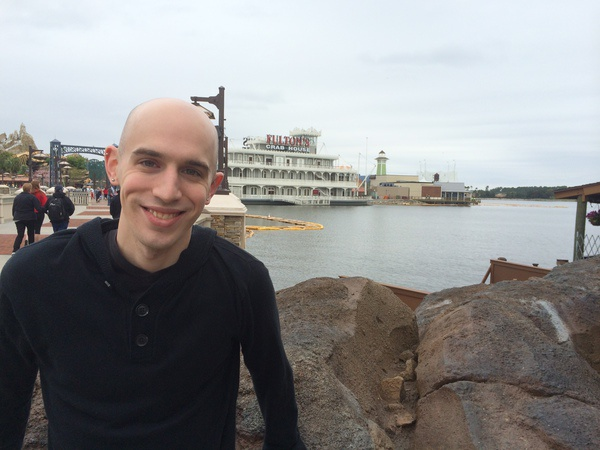
#> input picture 1_images/newimage.jpg, 600 x 450 px
$ python histogram.py --image ../../../1_images/newimage.jpg   (older library calls are emulated)
#> lines starting #> are read from the running program, lines starting #| are printed output that depends on the picture
### src/imageutils.py
import argparse
import cv2
import numpy as np
from enum import Enum
from enum import IntEnum


class Color(Enum):
    WHITE = 255, 255, 255
    GREEN = 0, 255, 0


class Axis(IntEnum):
    """Wraps `flipMode` values for `cv2.flip` function."""
    BOTH = -1
    VERTICAL = 0
    HORIZONTAL = 1


def parsed_args():
    """Parses required -i image path command-line argument."""
    ap = argparse.ArgumentParser()
    ap.add_argument("-i", "--image", required=True, help="Path to the image")
    return vars(ap.parse_args())


# [4 lines left out: function image_arg, not called in this run]


def image_with_gray_arg():
    """
    Attempts to retrieve image at `-i` command-line argument. Returns both
    the image and its grayscale version.
    :rtype: numpy.array, numpy.array
    """
    args = parsed_args()
    image = cv2.imread(args["image"])
#> image is the input picture: shape (450, 600, 3); mean B, G, R 139.9, 140.1, 141
    return image, cv2.cvtColor(image, cv2.COLOR_BGR2GRAY)


# [4 lines left out: function print_pixel, not called in this run]


def wait_and_destroy_all_windows():
    cv2.waitKey(0)
    cv2.destroyAllWindows()


# [4 lines left out: function check_opencv_version, not called in this run]


def is_cv2():
    return check_opencv_version("2.")


# [17 lines left out: functions rotated, translated, not called in this run]

### src/1_basics/histograms/histogram.py
import cv2
import matplotlib
matplotlib.use('macosx')
from matplotlib import pyplot as plt
from imageutils import image_with_gray_arg


def plot_histogram(histogram, name, y_label):
    plt.figure()
    plt.title(name)
    plt.xlabel("Bins")
    plt.ylabel(y_label)
    plt.plot(hist)
    plt.xlim([0, 256])


image, image_grayscale = image_with_gray_arg()
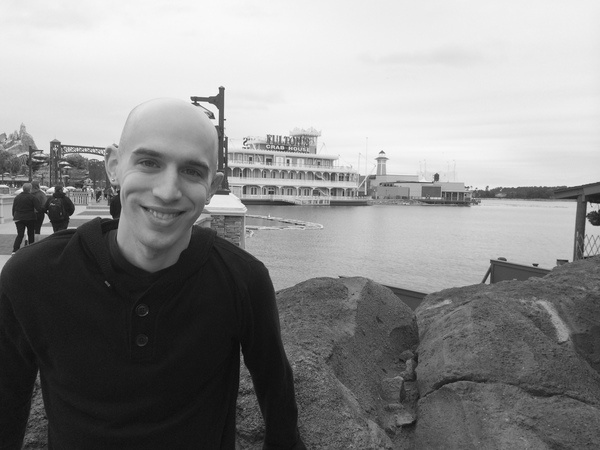
#> image_grayscale: shape (450, 600); min 9, max 253, mean 140.3
hist = cv2.calcHist([image_grayscale], [0], None, [256], [0, 256])
#> hist = 256 values, max 7134 at index 239, min 0 at index 0, mean 1054.7
cv2.imshow("Grayscale", image_grayscale)
plot_histogram(hist, "Grayscale Unnormalized Histogram", "# of pixels")
hist /= hist.sum()
#> hist = 256 values, max 0.0264 at index 239, min 0 at index 0, mean 0.00391
plot_histogram(hist, "Grayscale L1-Normalized Histogram", "% of pixels")
plt.show()
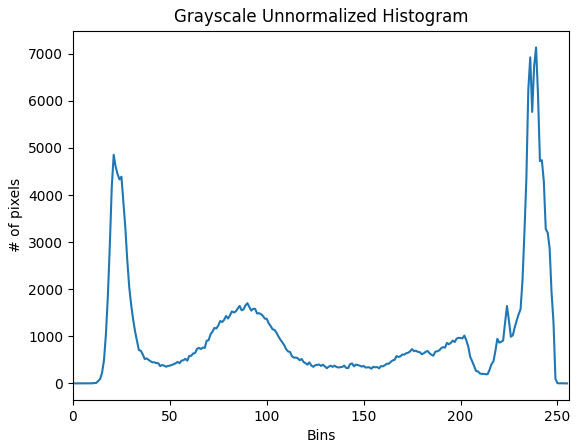
#> figure drawn by matplotlib, 1 panel; curve peaks at x = 239, y = 7134
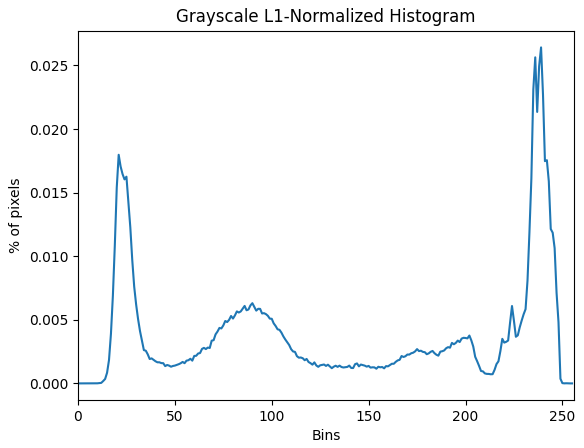
#> figure drawn by matplotlib, 1 panel; curve peaks at x = 239, y = 0.0264

$ run again, on 1_images/giraffe.png
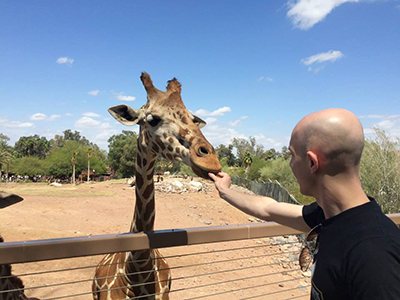
#> input picture 1_images/giraffe.png, 400 x 300 px
#> in image_with_gray_arg, image is the input picture: shape (300, 400, 3); mean B, G, R 150.5, 143.8, 139.8
#> `image, image_grayscale = image_with_gray_arg()`:
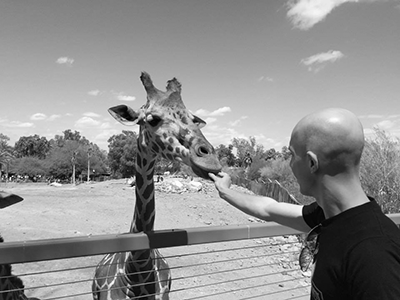
#> image_grayscale: shape (300, 400); min 0, max 255, mean 143.3
#> `hist = cv2.calcHist([image_grayscale], [0], None, [256], [0, 256])`: hist = 256 values, max 1224 at index 204, min 6 at index 255, mean 468.8
#> `hist /= hist.sum()`: hist = 256 values, max 0.0102 at index 204, min 5e-05 at index 255, mean 0.00391
#> `plt.show()`:
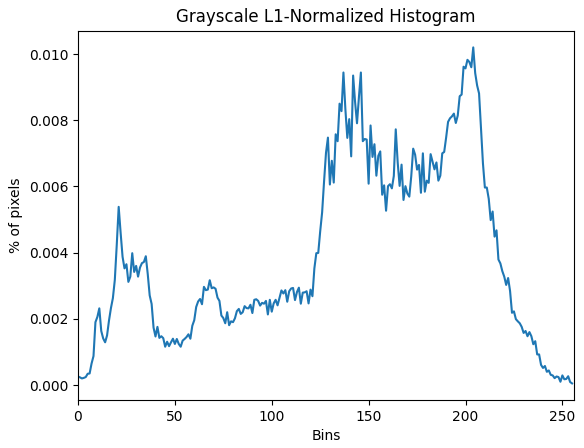
#> figure drawn by matplotlib, 1 panel; curve peaks at x = 204, y = 0.0102

$ run again, on 1_images/grand_canyon.png
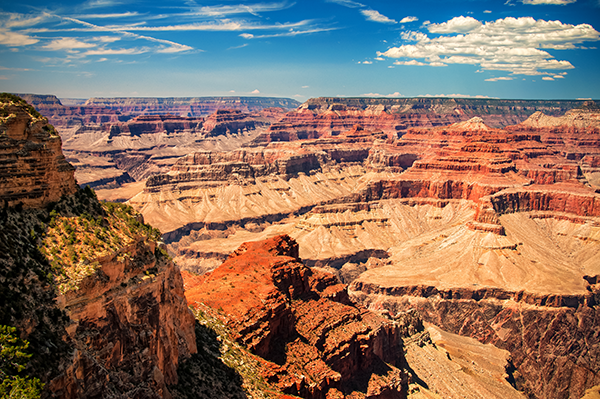
#> input picture 1_images/grand_canyon.png, 600 x 399 px
#> in image_with_gray_arg, image is the input picture: shape (399, 600, 3); mean B, G, R 97.3, 113.1, 138.6
#> `image, image_grayscale = image_with_gray_arg()`:
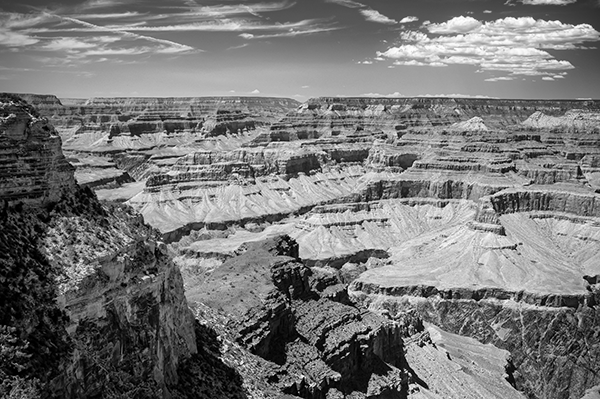
#> image_grayscale: shape (399, 600); min 0, max 255, mean 119
#> `hist = cv2.calcHist([image_grayscale], [0], None, [256], [0, 256])`: hist = 256 values, max 1970 at index 0, min 8 at index 255, mean 935.2
#> `hist /= hist.sum()`: hist = 256 values, max 0.00823 at index 0, min 3.34e-05 at index 255, mean 0.00391
#> `plt.show()`:
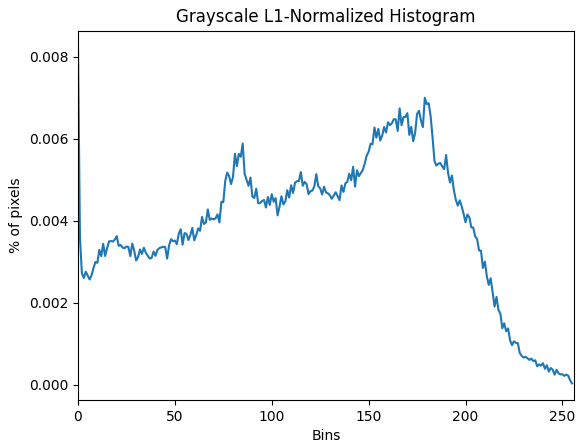
#> figure drawn by matplotlib, 1 panel; curve peaks at x = 0, y = 0.00823
